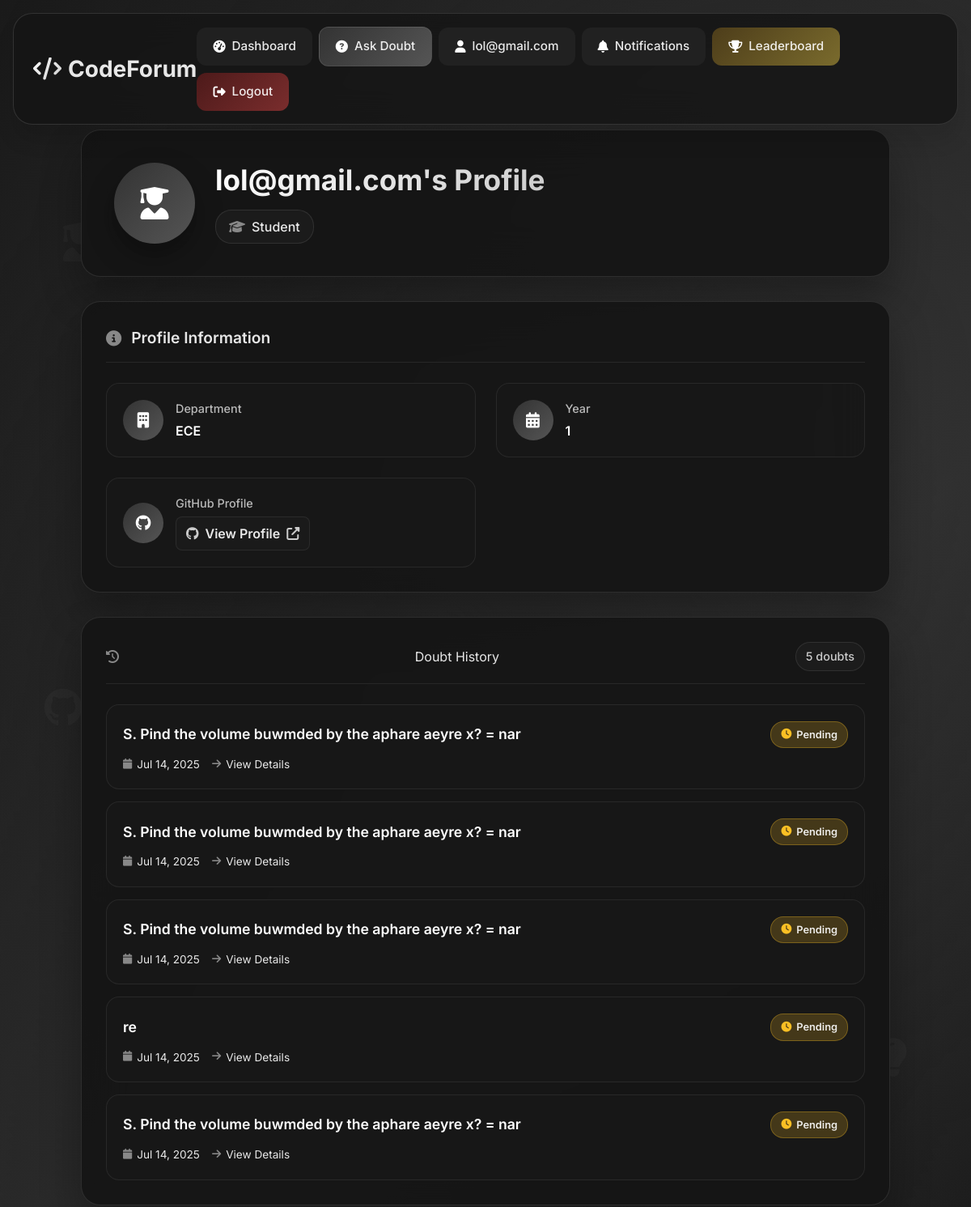
The app's page /student/lol@gmail.com/ (signed in, upper part), older data.
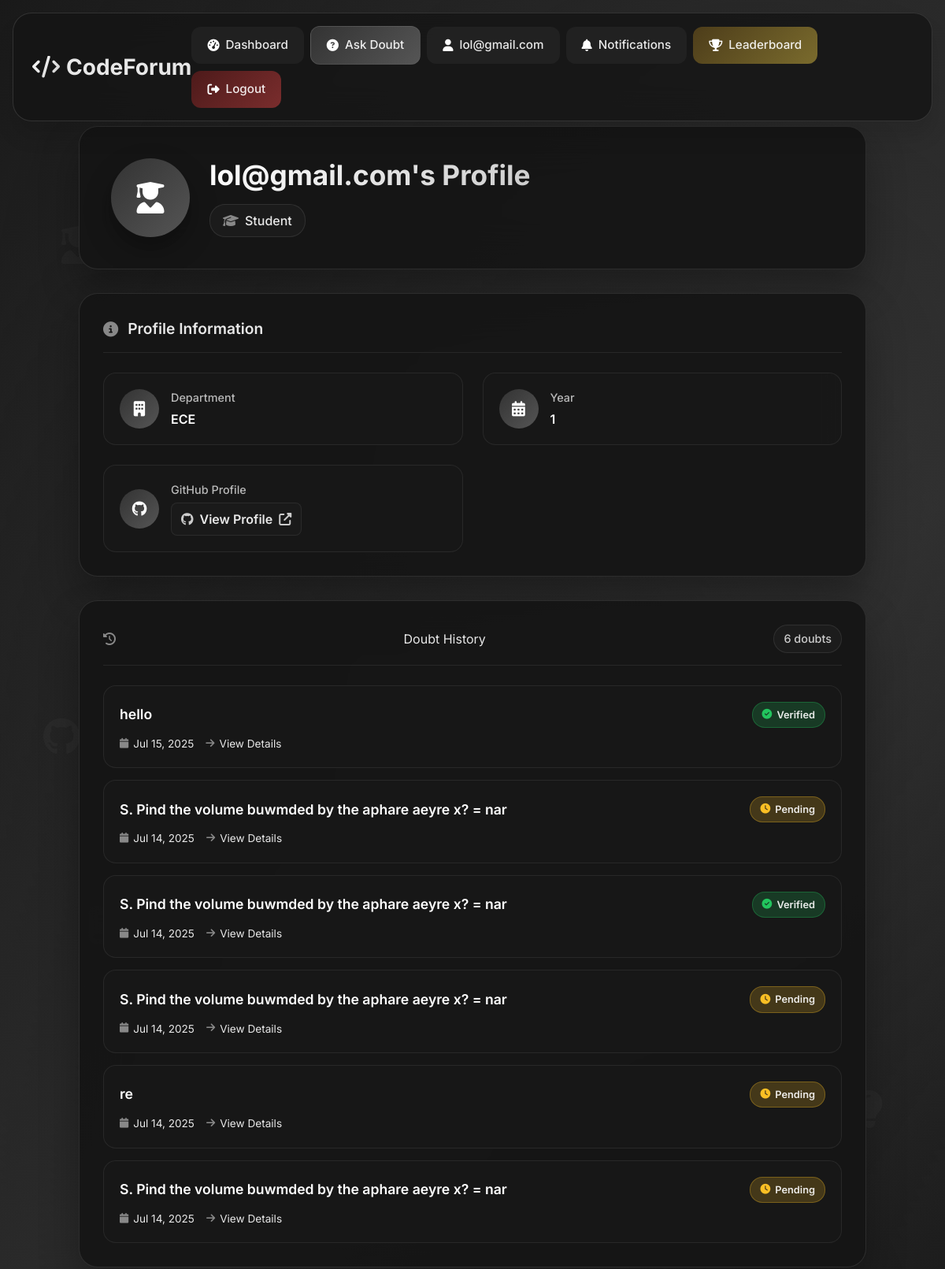
The same page, newer data.
### forum/models.py (models this page shows, shortened)
class Doubt(models.Model):
    student = models.ForeignKey(User, on_delete=models.CASCADE)
    title = models.CharField(max_length=255)
    description = models.TextField()
    code_snippet = models.TextField(blank=True, null=True)
    ai_answer = models.TextField(blank=True, null=True)
    faculty_verified = models.BooleanField(default=False)
    faculty_suggestion = models.TextField(blank=True, null=True)
    created_at = models.DateTimeField(auto_now_add=True)
    categories = models.ManyToManyField(Category, blank=True)
    is_public = models.BooleanField(default=True)
    verified_by = models.ForeignKey(User, null=True, blank=True, on_delete=models.SET_NULL, related_name='verified_doubts')

### forum/views.py (the view)
# urls.py: path('student/<str:username>/', views.student_profile, name='student_profile'),
@login_required
def student_profile(request, username):
    student = get_object_or_404(User, username=username, role='student')
    doubts = Doubt.objects.filter(student=student).order_by('-created_at')
    return render(request, 'forum/student_profile.html', {
        'student': student,
        'doubts': doubts,
    })

### forum/templates/forum/student_profile.html (shortened to what the changed rows need)
{% extends 'forum/base.html' %}
{% block content %}
<div class="profile-container fade-in">
    <div class="profile-wrapper">
        <div class="profile-header glass-card">
            <div class="header-content">
                <div class="profile-info">
                    <h2 class="profile-title">{{ student.username }}'s Profile</h2>
                </div>
            </div>
        </div>
        <div class="doubt-history glass-card">
            <div class="history-header">
                <i class="fas fa-history"></i>
                <span>Doubt History</span>
                <div class="history-count">{{ doubts|length }} doubts</div>
            </div>
            <div class="doubts-list">
                {% for doubt in doubts %}
                    <div class="doubt-item">
                        <div class="doubt-content">
                            <div class="doubt-title-section">
                                <a href="{% url 'view_doubt' doubt.id %}" class="doubt-title-link">
                                    {{ doubt.title }}
                                </a>
                                {% if doubt.faculty_verified %}
                                    <div class="verification-badge verified">
                                        <i class="fas fa-check-circle"></i>
                                        <span>Verified</span>
                                    </div>
                                {% else %}
                                    <div class="verification-badge pending">
                                        <i class="fas fa-clock"></i>
                                        <span>Pending</span>
                                    </div>
                                {% endif %}
                            </div>
                            <div class="doubt-meta">
                                <div class="meta-item">
                                    <i class="fas fa-calendar"></i>
                                    <span>{{ doubt.created_at|date:"M d, Y" }}</span>
                                </div>
                                <div class="meta-item">
                                    <i class="fas fa-arrow-right"></i>
                                    <span>View Details</span>
                                </div>
                            </div>
                        </div>
                    </div>
                {% endfor %}
            </div>
        </div>
    </div>
</div>
{% endblock %}

Row changes from the older to the newer data that the page shows:
added Doubt: title "hello", faculty_verified True (drawn), created_at "Jul 15, 2025"
changed Doubt (number 3 of 6 on the later page): faculty_verified "Pending" → "Verified"
Text that changed along with them:
{{ doubts|length }}: "5" → "6"
